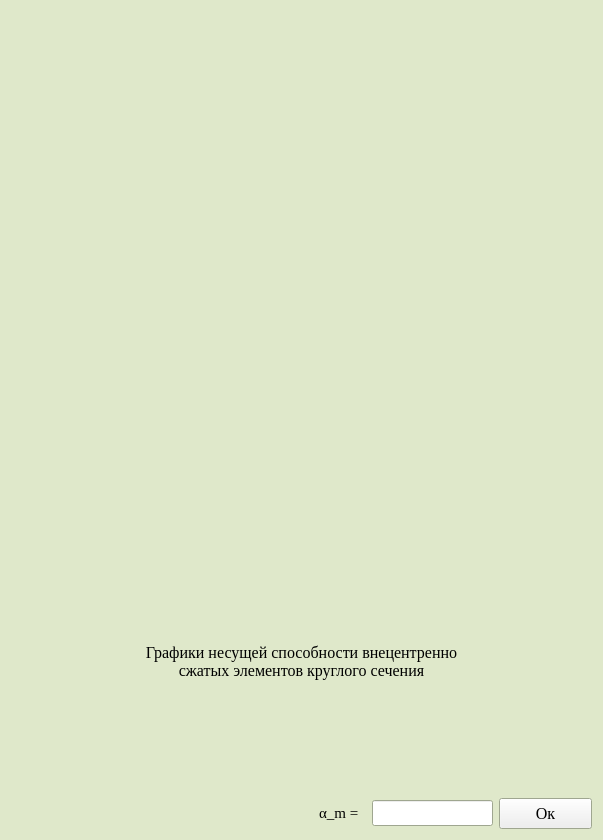
<?xml version="1.0" encoding="UTF-8"?>
<ui version="4.0">
 <class>Form</class>
 <widget class="QWidget" name="Form">
  <property name="geometry">
   <rect>
    <x>0</x>
    <y>0</y>
    <width>603</width>
    <height>840</height>
   </rect>
  </property>
  <property name="palette">
   <palette>
    <active>
     <colorrole role="Base">
      <brush brushstyle="SolidPattern">
       <color alpha="255">
        <red>255</red>
        <green>255</green>
        <blue>255</blue>
       </color>
      </brush>
     </colorrole>
     <colorrole role="Window">
      <brush brushstyle="SolidPattern">
       <color alpha="255">
        <red>223</red>
        <green>232</green>
        <blue>202</blue>
       </color>
      </brush>
     </colorrole>
    </active>
    <inactive>
     <colorrole role="Base">
      <brush brushstyle="SolidPattern">
       <color alpha="255">
        <red>255</red>
        <green>255</green>
        <blue>255</blue>
       </color>
      </brush>
     </colorrole>
     <colorrole role="Window">
      <brush brushstyle="SolidPattern">
       <color alpha="255">
        <red>223</red>
        <green>232</green>
        <blue>202</blue>
       </color>
      </brush>
     </colorrole>
    </inactive>
    <disabled>
     <colorrole role="Base">
      <brush brushstyle="SolidPattern">
       <color alpha="255">
        <red>223</red>
        <green>232</green>
        <blue>202</blue>
       </color>
      </brush>
     </colorrole>
     <colorrole role="Window">
      <brush brushstyle="SolidPattern">
       <color alpha="255">
        <red>223</red>
        <green>232</green>
        <blue>202</blue>
       </color>
      </brush>
     </colorrole>
    </disabled>
   </palette>
  </property>
  <property name="font">
   <font>
    <family>Times New Roman</family>
    <pointsize>12</pointsize>
   </font>
  </property>
  <property name="windowTitle">
   <string>Графики</string>
  </property>
  <layout class="QGridLayout" name="gridLayout">
   <item row="1" column="0" colspan="4">
    <widget class="QLabel" name="label_7">
     <property name="text">
      <string>Графики несущей способности внецентренно 
сжатых элементов круглого сечения</string>
     </property>
     <property name="alignment">
      <set>Qt::AlignCenter</set>
     </property>
    </widget>
   </item>
   <item row="2" column="0" colspan="4">
    <widget class="QLabel" name="label_all">
     <property name="minimumSize">
      <size>
       <width>581</width>
       <height>91</height>
      </size>
     </property>
     <property name="text">
      <string/>
     </property>
    </widget>
   </item>
   <item row="3" column="2">
    <widget class="QLineEdit" name="line_alpha_m">
     <property name="minimumSize">
      <size>
       <width>121</width>
       <height>26</height>
      </size>
     </property>
     <property name="maximumSize">
      <size>
       <width>121</width>
       <height>26</height>
      </size>
     </property>
     <property name="font">
      <font>
       <pointsize>11</pointsize>
      </font>
     </property>
     <property name="text">
      <string/>
     </property>
    </widget>
   </item>
   <item row="3" column="3">
    <widget class="QPushButton" name="ok_btn_alpha">
     <property name="minimumSize">
      <size>
       <width>93</width>
       <height>31</height>
      </size>
     </property>
     <property name="maximumSize">
      <size>
       <width>93</width>
       <height>31</height>
      </size>
     </property>
     <property name="font">
      <font>
       <pointsize>12</pointsize>
      </font>
     </property>
     <property name="text">
      <string>Ок</string>
     </property>
    </widget>
   </item>
   <item row="0" column="0" colspan="4">
    <widget class="QLabel" name="label">
     <property name="minimumSize">
      <size>
       <width>581</width>
       <height>611</height>
      </size>
     </property>
     <property name="maximumSize">
      <size>
       <width>581</width>
       <height>611</height>
      </size>
     </property>
     <property name="text">
      <string/>
     </property>
     <property name="pixmap">
      <pixmap>3.33.jpg</pixmap>
     </property>
     <property name="scaledContents">
      <bool>true</bool>
     </property>
    </widget>
   </item>
   <item row="3" column="1">
    <widget class="QLabel" name="label_2">
     <property name="minimumSize">
      <size>
       <width>47</width>
       <height>20</height>
      </size>
     </property>
     <property name="maximumSize">
      <size>
       <width>47</width>
       <height>20</height>
      </size>
     </property>
     <property name="font">
      <font>
       <pointsize>11</pointsize>
      </font>
     </property>
     <property name="text">
      <string>α_m =</string>
     </property>
    </widget>
   </item>
  </layout>
 </widget>
 <resources/>
 <connections/>
</ui>
